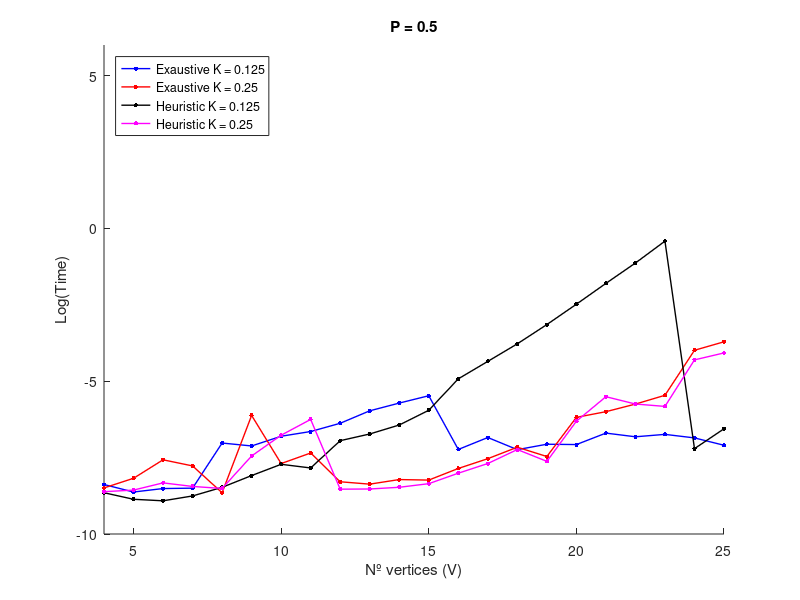
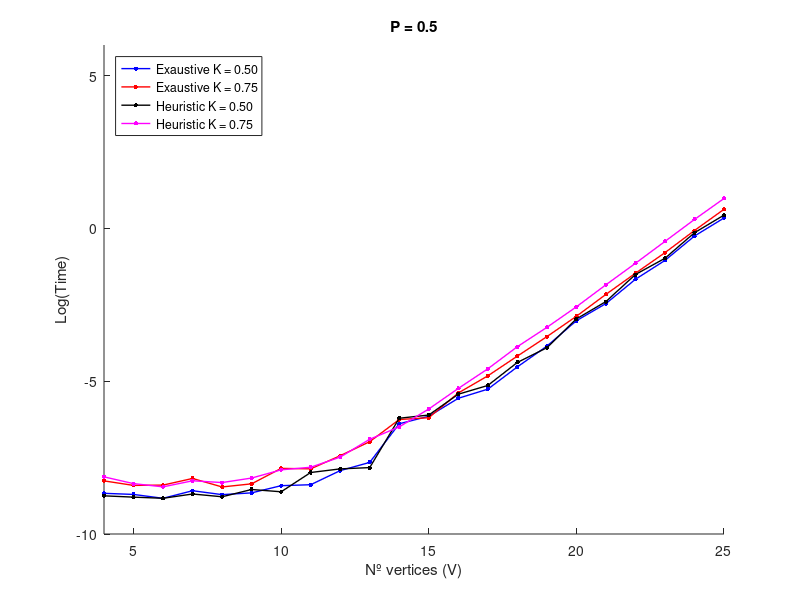
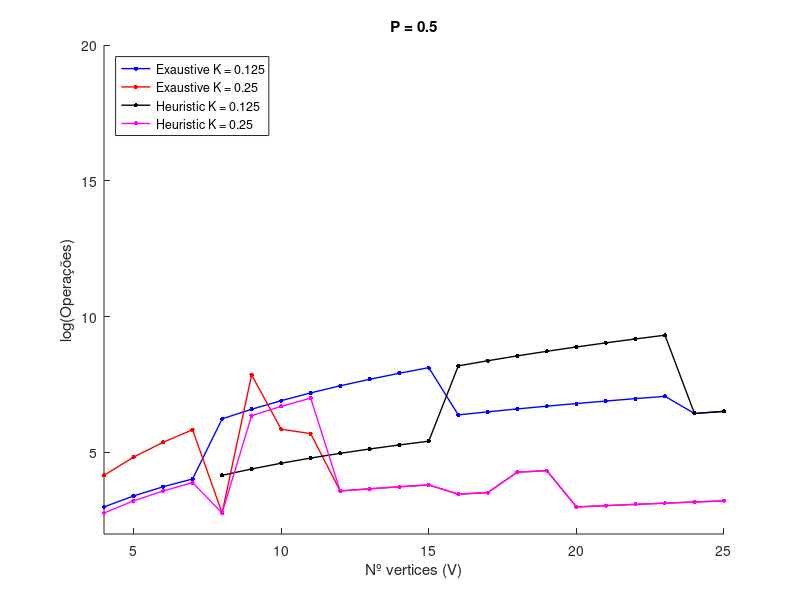
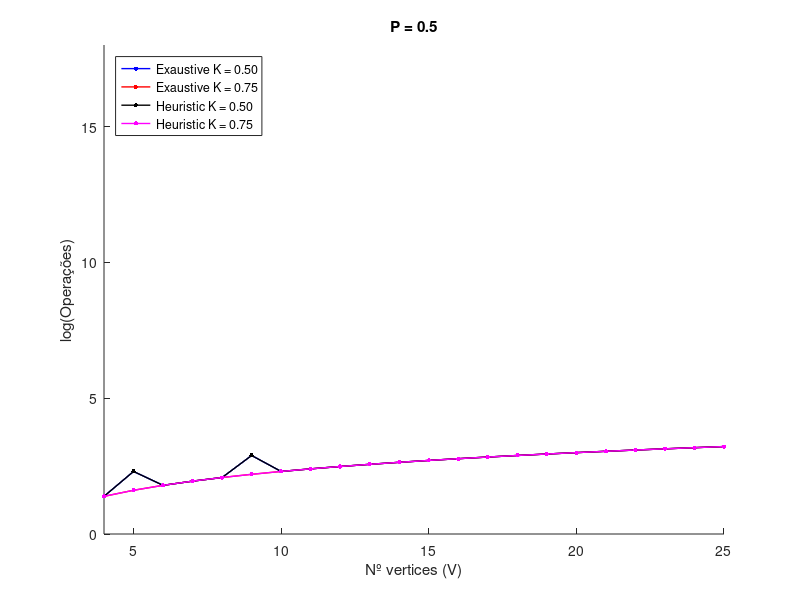

Write MATLAB code to recreate these figures, in order.
clear all
close all
clc


P = 0.50;

Size =[4, 5, 6, 7, 8, 9, 10, 11, 12, 13, 14, 15, 16, 17, 18, 19, 20, 21, 22, 23, 24, 25, 26, 27, 28, 29, 30]; %K =0.125; %P =0.5;
Op_Exaustive1 =[20, 30, 42, 56, 512, 729, 1000, 1331, 1728, 2197, 2744, 3375, 592, 663, 738, 817, 900, 987, 1078, 1173, 624, 675, 728, 783, 840, 899, 960];
Op_Heuristic1 =[0, 0, 0, 0, 64, 81, 100, 121, 144, 169, 196, 225, 3600, 4352, 5202, 6156, 7220, 8400, 9702, 11132, 624, 675, 728, 783, 840, 899, 960];
Times_Exaustive1 =[0.00022919999992154771, 0.0001793000001271139, 0.00020089999998162966, 0.00020349999977042899, 0.000890600000275299, 0.0008092999996733852, 0.0011124000002382672, 0.0012981999998373794, 0.0016998999999486841, 0.0025561000002198853, 0.003291500000159431, 0.004185799999504525, 0.0007218000000648317, 0.001067000000148255, 0.0007174000002123648, 0.0008565000007365597, 0.0008473000007143128, 0.0012326000005487003, 0.001092699999389879, 0.0011823999993794132, 0.0010531999996601371, 0.0008280000001832377, 0.0015401000000565546, 0.0009991000006266404, 0.0022427000003517605, 0.00192590000006021, 0.0020571999993990175];
Times_Heuristic1 =[0.00017519999983051093, 0.00014140000075713033, 0.00013449999914882937, 0.00015770000027259812, 0.00020909999966534087, 0.0003071999999519903, 0.00044410000009520445, 0.000393899999835412, 0.0009618000003683846, 0.001197399999909976, 0.0016063000002759509, 0.002601800000775256, 0.007274999999935972, 0.012885199999800534, 0.022884899999553454, 0.042945899999722315, 0.083625000000211, 0.16532900000038353, 0.32195409999985714, 0.6587073000000601, 0.0007414000001517707, 0.001419200000782439, 0.0010669000002963003, 0.001051999999617692, 0.0012389000003167894, 0.001943799999935436, 0.0020803999996132916];
N_Solutions_Exaustive1 =[0, 0, 0, 0, 0, 0, 0, 0, 0, 0, 0, 0, 1, 1, 1, 1, 1, 1, 1, 1, 1, 1, 1, 1, 1, 1, 1];
N_Solutions_Heuristic1 =[0, 0, 0, 0, 0, 0, 0, 0, 0, 0, 0, 0, 0, 0, 0, 0, 0, 0, 0, 0, 1, 1, 1, 1, 1, 1, 1];
N_Configurations_Exaustive1 =[5, 6, 7, 8, 64, 81, 100, 121, 144, 169, 196, 225, 37, 39, 41, 43, 45, 47, 49, 51, 26, 27, 28, 29, 30, 31, 32];
N_Configurations_Heuristic1 =[0, 0, 0, 0, 8, 9, 10, 11, 12, 13, 14, 15, 225, 256, 289, 324, 361, 400, 441, 484, 26, 27, 28, 29, 30, 31, 32];

%Size =[4, 5, 6, 7, 8, 9, 10, 11, 12, 13, 14, 15, 16, 17, 18, 19, 20, 21, 22, 23, 24, 25, 26, 27, 28, 29, 30]; %K =0.25; %P =0.5;
Op_Exaustive2 =[64, 125, 216, 343, 16, 2592, 350, 297, 36, 39, 42, 45, 32, 34, 72, 76, 20, 21, 22, 23, 24, 25, 26, 27, 28, 29, 30];
Op_Heuristic2 =[16, 25, 36, 49, 16, 576, 810, 1100, 36, 39, 42, 45, 32, 34, 72, 76, 20, 21, 22, 23, 24, 25, 26, 27, 28, 29, 30];
Times_Exaustive2 =[0.00020510000013018725, 0.0002809999996316037, 0.0005145000004631584, 0.0004211000004943344, 0.0001750999999785563, 0.0021977999995215214, 0.0004549999994196696, 0.0006427999996958533, 0.0002508000006855582, 0.0002319999994142563, 0.00026959999922837596, 0.00026499999967199983, 0.00038749999930587364, 0.0005338999999366933, 0.0007765999998810003, 0.0005728999994971673, 0.002063799999632465, 0.002484100000401668, 0.0031855000006544287, 0.0042492000002312125, 0.01852560000043013, 0.024449799999274546, 0.0314674000001105, 0.04030889999921783, 0.17201469999963592, 0.22748810000030062, 0.2890028000001621];
Times_Heuristic2 =[0.0001813000008041854, 0.00019099999917671084, 0.0002417999994577258, 0.00021519999972952064, 0.00020140000015089754, 0.0005830000000059954, 0.0011508000006870134, 0.0019277999999758322, 0.0001967999996850267, 0.00019799999972747173, 0.00020940000013069948, 0.0002355999995415914, 0.0003318999997645733, 0.00045569999929284677, 0.0007199000001492095, 0.0004890000000159489, 0.0018181999994340003, 0.00405620000037743, 0.003191700000570563, 0.0029524000001401873, 0.013529799999560055, 0.016987999999400927, 0.02107620000060706, 0.026628100000380073, 0.12723839999944175, 0.15597319999960746, 0.20963749999918946];
N_Solutions_Exaustive2 =[0, 0, 0, 0, 1, 0, 1, 1, 1, 1, 1, 1, 1, 1, 1, 1, 1, 1, 1, 1, 1, 1, 1, 1, 1, 1, 1];
N_Solutions_Heuristic2 =[0, 0, 0, 0, 1, 0, 0, 0, 1, 1, 1, 1, 1, 1, 1, 1, 1, 1, 1, 1, 1, 1, 1, 1, 1, 1, 1];
N_Configurations_Exaustive2 =[16, 25, 36, 49, 2, 288, 35, 27, 3, 3, 3, 3, 2, 2, 4, 4, 1, 1, 1, 1, 1, 1, 1, 1, 1, 1, 1];
N_Configurations_Heuristic2 =[4, 5, 6, 7, 2, 64, 81, 100, 3, 3, 3, 3, 2, 2, 4, 4, 1, 1, 1, 1, 1, 1, 1, 1, 1, 1, 1];

%Size =[4, 5, 6, 7, 8, 9, 10, 11, 12, 13, 14, 15, 16, 17, 18, 19, 20, 21, 22, 23, 24, 25, 26, 27, 28, 29, 30]; %K =0.5; %P =0.5;
Op_Exaustive3 =[4, 10, 6, 7, 8, 18, 10, 11, 12, 13, 14, 15, 16, 17, 18, 19, 20, 21, 22, 23, 24, 25, 26, 27, 28, 29, 30];
Op_Heuristic3 =[4, 10, 6, 7, 8, 18, 10, 11, 12, 13, 14, 15, 16, 17, 18, 19, 20, 21, 22, 23, 24, 25, 26, 27, 28, 29, 30];
Times_Exaustive3 =[0.00017190000016853446, 0.00016570000025240006, 0.00014600000031350646, 0.00018710000040300656, 0.00016460000006190967, 0.00017440000010537915, 0.0002206999997724779, 0.00022769999941374408, 0.0003612000000430271, 0.0004727000005004811, 0.0016731999994590296, 0.0021387000006143353, 0.0038494999998874846, 0.005191899999772431, 0.010755900000731344, 0.02118590000009135, 0.04869539999981498, 0.08533350000016071, 0.18894509999972797, 0.35049119999985123, 0.7782207000000199, 1.4044021999998222, 3.060649299999568, 5.38907029999973, 12.200879600000007, 22.011252799999966, 48.81470669999999];
Times_Heuristic3 =[0.00015829999938432593, 0.00015170000006037299, 0.0001461000001654611, 0.0001681000003372901, 0.00015350000012404053, 0.0001947999999174499, 0.0001806999998734682, 0.00033960000018851133, 0.00038219999987632036, 0.0003987000000051921, 0.0020046999998157844, 0.0022263000000748434, 0.0043997999991916, 0.005856599999788159, 0.012437800000043353, 0.02012890000059997, 0.05164929999955348, 0.09115180000026157, 0.2209775000001173, 0.37581950000003417, 0.8668933999997535, 1.543794500000331, 3.5154249999995955, 6.072140299999774, 14.366553799999565, 25.162702100000388, 58.415610000000015];
N_Solutions_Exaustive3 =[1, 1, 1, 1, 1, 1, 1, 1, 1, 1, 1, 1, 1, 1, 1, 1, 1, 1, 1, 1, 1, 1, 1, 1, 1, 1, 1];
N_Solutions_Heuristic3 =[1, 1, 1, 1, 1, 1, 1, 1, 1, 1, 1, 1, 1, 1, 1, 1, 1, 1, 1, 1, 1, 1, 1, 1, 1, 1, 1];
N_Configurations_Exaustive3 =[1, 2, 1, 1, 1, 2, 1, 1, 1, 1, 1, 1, 1, 1, 1, 1, 1, 1, 1, 1, 1, 1, 1, 1, 1, 1, 1];
N_Configurations_Heuristic3 =[1, 2, 1, 1, 1, 2, 1, 1, 1, 1, 1, 1, 1, 1, 1, 1, 1, 1, 1, 1, 1, 1, 1, 1, 1, 1, 1];

%Size =[4, 5, 6, 7, 8, 9, 10, 11, 12, 13, 14, 15, 16, 17, 18, 19, 20, 21, 22, 23, 24, 25, 26, 27, 28, 29, 30]; %K =0.75; %P =0.5;
Op_Exaustive4 =[4, 5, 6, 7, 8, 9, 10, 11, 12, 13, 14, 15, 16, 17, 18, 19, 20, 21, 22, 23, 24, 25, 26, 27, 28, 29, 30];
Op_Heuristic4 =[4, 5, 6, 7, 8, 9, 10, 11, 12, 13, 14, 15, 16, 17, 18, 19, 20, 21, 22, 23, 24, 25, 26, 27, 28, 29, 30];
Times_Exaustive4 =[0.0002581999997346429, 0.00022259999968810007, 0.0002248999999210355, 0.0002795000000332948, 0.00021160000051168026, 0.00023440000040864106, 0.000388800000109768, 0.00038250000034167897, 0.0005883000003450434, 0.0009307000000262633, 0.0019228999999540974, 0.0020387000004120637, 0.004580799999530427, 0.008020799999940209, 0.015292099999896891, 0.028926099999807775, 0.05630139999993844, 0.11538010000003851, 0.2302772000002733, 0.45144259999960923, 0.9324861000004603, 1.8679366000005757, 3.7111629000000903, 7.6405577000005, 14.965902400000232, 30.097060399999464, 60.51331499999924];
Times_Heuristic4 =[0.0002944999996543629, 0.00023599999985890463, 0.0002123000003848574, 0.0002590000003692694, 0.0002444000001560198, 0.00028330000077403383, 0.00037060000067867804, 0.0004032000006191083, 0.0005621000000246568, 0.0010076999997181701, 0.00151099999948201, 0.002711799999815412, 0.0053144000003158, 0.010095199999341276, 0.020821000000069034, 0.03918100000009872, 0.07675780000045052, 0.15789010000025883, 0.3186753999998473, 0.6525665999997727, 1.3383825000000797, 2.660283399999571, 5.3429863000001205, 10.975812499999847, 22.684533999999985, 45.364810600000055, 92.40478080000048];
N_Solutions_Exaustive4 =[1, 1, 1, 1, 1, 1, 1, 1, 1, 1, 1, 1, 1, 1, 1, 1, 1, 1, 1, 1, 1, 1, 1, 1, 1, 1, 1];
N_Solutions_Heuristic4 =[1, 1, 1, 1, 1, 1, 1, 1, 1, 1, 1, 1, 1, 1, 1, 1, 1, 1, 1, 1, 1, 1, 1, 1, 1, 1, 1];
N_Configurations_Exaustive4 =[1, 1, 1, 1, 1, 1, 1, 1, 1, 1, 1, 1, 1, 1, 1, 1, 1, 1, 1, 1, 1, 1, 1, 1, 1, 1, 1];
N_Configurations_Heuristic4 =[1, 1, 1, 1, 1, 1, 1, 1, 1, 1, 1, 1, 1, 1, 1, 1, 1, 1, 1, 1, 1, 1, 1, 1, 1, 1, 1];

%%%%%%%%%%%%%%%%%%%%%%%%%%%%%%%%%%%%%%%%%%%%%%%%%%%%%%%%%%%%%%%%%%%%%
figure(1)
%subplot(1,2,2)
hold on
plot(Size,log(Times_Exaustive1),'b.-','LineWidth',1,'MarkerSize',10)
plot(Size,log(Times_Exaustive2),'r.-','LineWidth',1,'MarkerSize',10)
plot(Size,log(Times_Heuristic1),'k.-','LineWidth',1,'MarkerSize',10)
plot(Size,log(Times_Heuristic2),'m.-','LineWidth',1,'MarkerSize',10)
ylabel('Log(Time)')
xlabel('Nº vertices (V)')
legend('Exaustive K = 0.125','Exaustive K = 0.25','Heuristic K = 0.125','Heuristic K = 0.25','Location','northwest')
title(['P = ',num2str(P)])
axis([4 25 -10 6])
drawnow


figure(2)
%subplot(1,2,1)
hold on
plot(Size,log(Times_Exaustive3),'b.-','LineWidth',1,'MarkerSize',10)
plot(Size,log(Times_Exaustive4),'r.-','LineWidth',1,'MarkerSize',10)
plot(Size,log(Times_Heuristic3),'k.-','LineWidth',1,'MarkerSize',10)
plot(Size,log(Times_Heuristic4),'m.-','LineWidth',1,'MarkerSize',10)
ylabel('Log(Time)')
xlabel('Nº vertices (V)')
legend('Exaustive K = 0.50','Exaustive K = 0.75','Heuristic K = 0.50','Heuristic K = 0.75','Location','northwest')
title(['P = ',num2str(P)])
axis([4 25 -10 6])
drawnow


figure(3)
%subplot(1,2,1)
hold on
plot(Size,log(Op_Exaustive1),'b.-','LineWidth',1,'MarkerSize',10)
plot(Size,log(Op_Exaustive2),'r.-','LineWidth',1,'MarkerSize',10)
plot(Size,log(Op_Heuristic1),'k.-','LineWidth',1,'MarkerSize',10)
plot(Size,log(Op_Heuristic2),'m.-','LineWidth',1,'MarkerSize',10)
ylabel('log(Operações)')
xlabel('Nº vertices (V)')
legend('Exaustive K = 0.125','Exaustive K = 0.25','Heuristic K = 0.125','Heuristic K = 0.25','Location','northwest')
title(['P = ',num2str(P)])
axis([4 25 2 20])
drawnow

figure(4)
%subplot(1,2,2)
hold on
plot(Size,log(Op_Exaustive3),'b.-','LineWidth',1,'MarkerSize',10)
plot(Size,log(Op_Exaustive4),'r.-','LineWidth',1,'MarkerSize',10)
plot(Size,log(Op_Heuristic3),'k.-','LineWidth',1,'MarkerSize',10)
plot(Size,log(Op_Heuristic4),'m.-','LineWidth',1,'MarkerSize',10)
ylabel('log(Operações)')
xlabel('Nº vertices (V)')
legend('Exaustive K = 0.50','Exaustive K = 0.75','Heuristic K = 0.50','Heuristic K = 0.75','Location','northwest')
title(['P = ',num2str(P)])
axis([4 25 0 18])
drawnow

figure(5)
%subplot(1,2,2)
hold on
plot(Size,log(N_Configurations_Exaustive1),'b.-','LineWidth',1,'MarkerSize',10)
plot(Size,log(N_Configurations_Exaustive2),'r.-','LineWidth',1,'MarkerSize',10)
plot(Size,log(N_Configurations_Heuristic1),'k.-','LineWidth',1,'MarkerSize',10)
plot(Size,log(N_Configurations_Heuristic2),'m.-','LineWidth',1,'MarkerSize',10)
ylabel('log(Configurações)')
xlabel('Nº vertices (V)')
legend('Exaustive K = 0.125','Exaustive K = 0.25','Heuristic K = 0.125','Heuristic K = 0.25','Location','northwest')
title(['P = ',num2str(P)])
axis([4 25 0 18])
drawnow

figure(6)
%subplot(1,2,2)
hold on
plot(Size,log(N_Configurations_Exaustive3),'b.-','LineWidth',1,'MarkerSize',10)
plot(Size,log(N_Configurations_Exaustive4),'r.-','LineWidth',1,'MarkerSize',10)
plot(Size,log(N_Configurations_Heuristic3),'k.-','LineWidth',1,'MarkerSize',10)
plot(Size,log(N_Configurations_Heuristic4),'m.-','LineWidth',1,'MarkerSize',10)
ylabel('log(Configurações)')
xlabel('Nº vertices (V)')
legend('Exaustive K = 0.50','Exaustive K = 0.75','Heuristic K = 0.50','Heuristic K = 0.75','Location','northwest')
title(['P = ',num2str(P)])
axis([4 25 0 18])
drawnow


